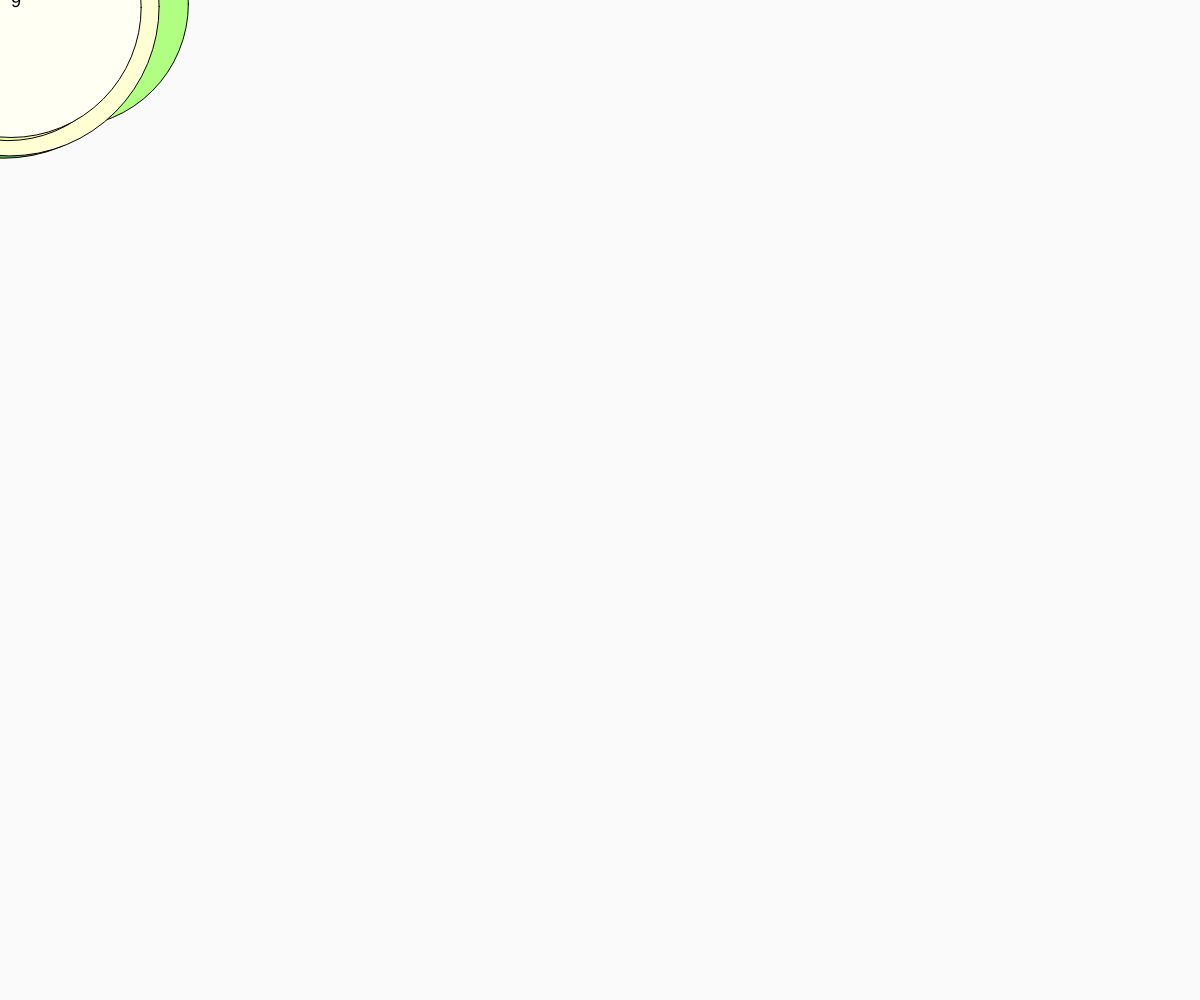
Frame 1 (no input)
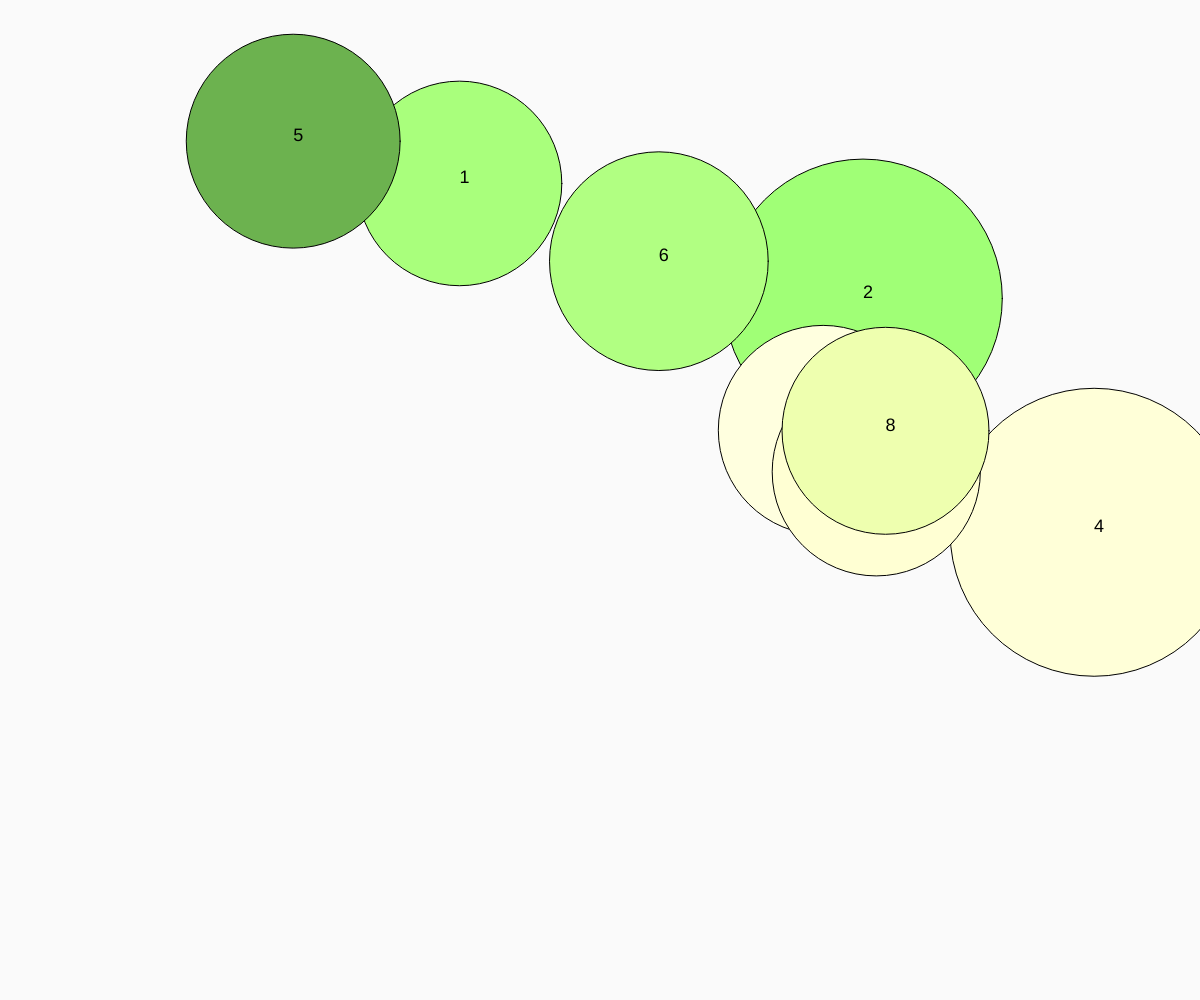
Frame 60 (no input)
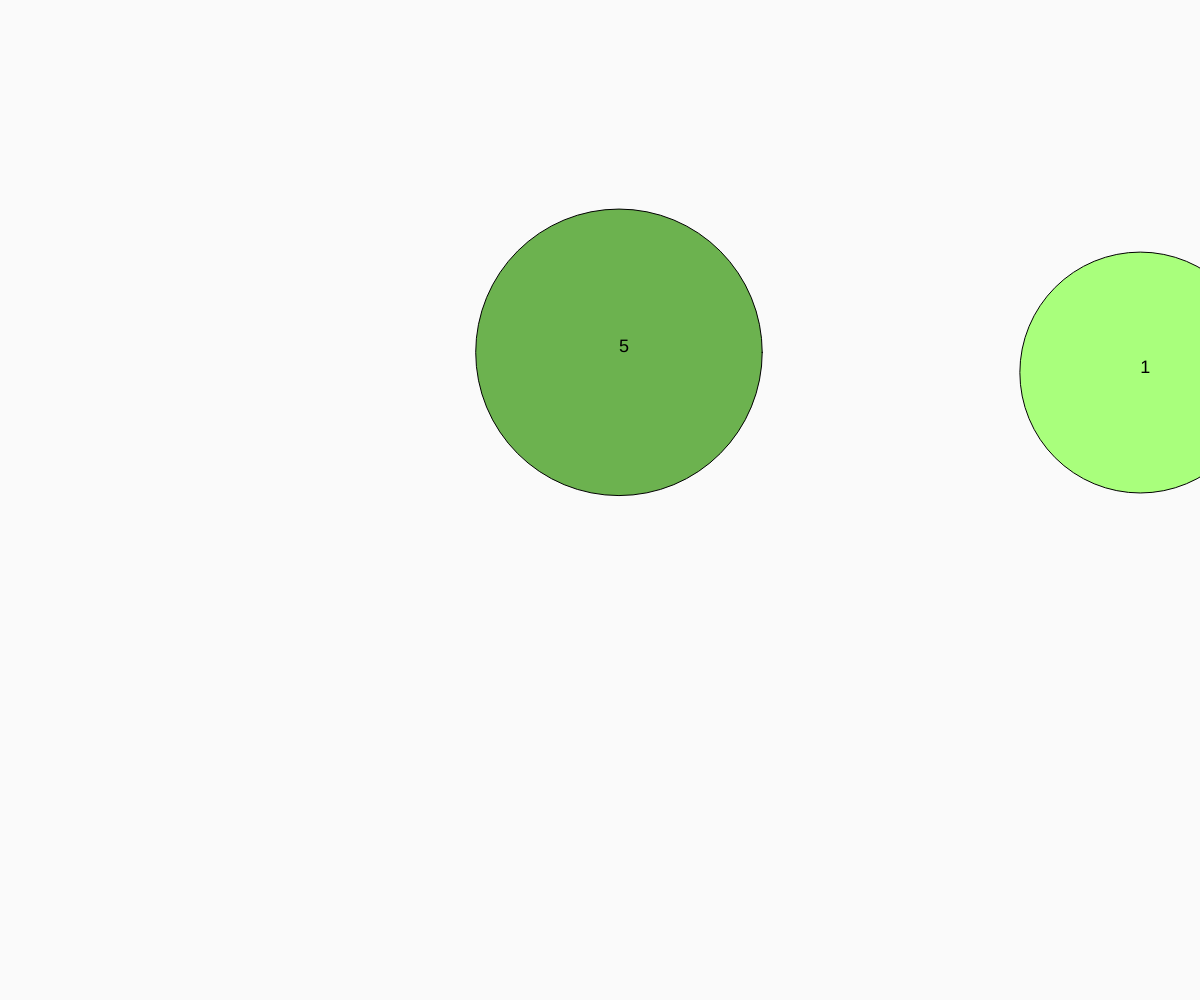
Frame 120 (the mouse pressed at the canvas centre since frame 60)

The p5.js sketch that drew these frames (run headless with seeded random() and noise() and a simulated clock; from frame 60 on, the mouse is pressed at the canvas centre):

// p5.js sketch
// ── sketch.js
// random walker OOP
var w, h;
var d = 300;
var quanti = 10;
var c = [];
var speedMax = 4;

function setup() {
  createCanvas(w=windowWidth, h=windowHeight);
  textSize(18);
  t = 0;
  
  // crea n oggetti di classe Camminatore
  for (var i=0; i<quanti; i++){
  	c.push(new Camminatore(i)); 
  }

}


function draw() {
 background(250);
 
 // per tutti i camminatori chiama i diversi metodi utili 
 for (var i=0; i<quanti; i++){
	c[i].move();
	c[i].display();
 }
  t = t + 0.05;
}


// classe
function Camminatore(_id) {

  // costruttore
  this.id = _id;
  this.x = random(w*50);
  this.y = random(h*10);
  this.dirX = 3;
  this.dirY = 2;
  this.speed = random(1, speedMax);
  this.r = 255 * noise(t + 50) * this.speed;
  this.g = 255 * noise (t + 15) * this.speed;
  this.b = 255 * noise(t + 20) * this.speed;

  // metodo move
  this.move = function() {
    if (random(1) >= .8) this.dirX += 30;
	if (random(1) >= .5) this.dirY += 5;
	this.x = this.speed * this.dirX;
	this.y = this.speed * this.dirY;
  }
  
  // metodo display
  this.display = function() {
	fill(this.r, this.g, this.b);
	ellipse(this.x, this.y, random(200, d));
	fill(0);
	text(this.id, this.x, this.y);
  }

}
